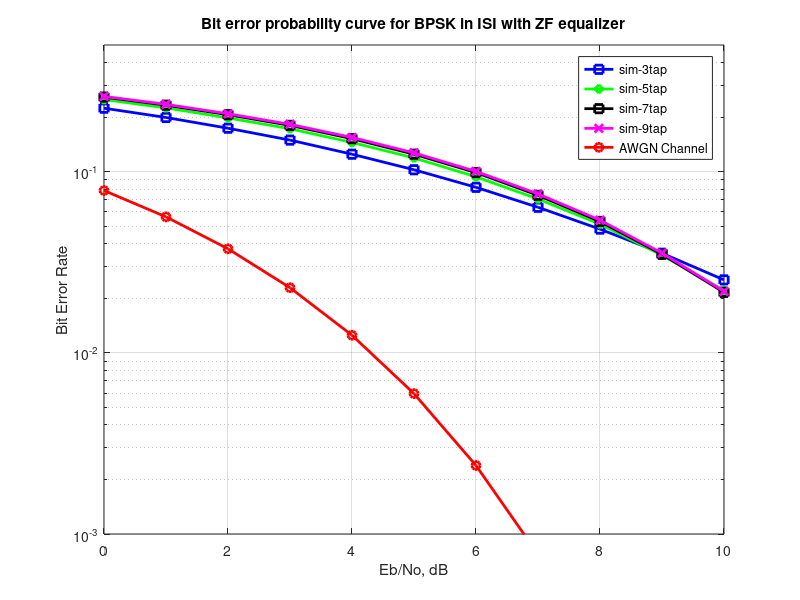

Write the MATLAB code that produced this figure.
%Task 3: Designing a zero-forcing (ZF) equalizer for a 3-tap multipath channel

seqLen = 10^6; % Length of the binary sequence
ebN0dBVals = 0:10; % multiple Eb/N0 values
numTaps = 4;
errCounts = zeros(numTaps, length(ebN0dBVals)); % Initialize error count

for idx_ebN0 = 1:length(ebN0dBVals)
    
    % Transmitter
    inputSeq = rand(1, seqLen) > 0.5; % Generating a random binary sequence
    modSignal = 2 * inputSeq - 1; % BPSK modulation 0 -> -1; 1 -> +1
    
    % Channel model, multipath channel
    numPaths = 3;
    channelResp = [0.3 0.9 0.4];
    
    channelOut = conv(modSignal, channelResp);
    noiseVec = 1/sqrt(2) * [randn(1, seqLen + length(channelResp) - 1) + 1j * randn(1, seqLen + length(channelResp) - 1)]; % White Gaussian noise, 0dB variance
    
    % Noise addition
    receivedSignal = channelOut + 10^(-ebN0dBVals(idx_ebN0) / 20) * noiseVec; % Additive white Gaussian noise
    
    for idx_tap = 1:numTaps
        respLen = length(channelResp);
        hMat = toeplitz([channelResp(2:end), zeros(1, 2 * idx_tap + 1 - respLen + 1)], [channelResp(2:-1:1), zeros(1, 2 * idx_tap + 1 - respLen + 1)]);
        
        diracSeq = zeros(1, 2 * idx_tap + 1);
        diracSeq(idx_tap + 1) = 1;
        
        coeff = inv(hMat) * diracSeq.';
        
        % Matched filter
        filtSignal = conv(receivedSignal, coeff);
        filtSignal = filtSignal(idx_tap + 2:end);
        filtSignal = conv(filtSignal, ones(1, 1)); % Convolution
        sampledSig = filtSignal(1:1:seqLen); % Sampling at time T
        
        % Receiver - hard decision decoding
        decodedSeq = real(sampledSig) > 0;
        
        % Counting the errors
        errCounts(idx_tap, idx_ebN0) = sum(inputSeq ~= decodedSeq);
    end
end

simBER = errCounts / seqLen; % Simulated BER
theoryBER = 0.5 * erfc(sqrt(10.^(ebN0dBVals / 10))); % Theoretical BER

% Plot
close all
figure
semilogy(ebN0dBVals, simBER(1,:), 'bs-', 'Linewidth',2);
hold on
semilogy(ebN0dBVals, simBER(2,:), 'gd-', 'Linewidth',2);
semilogy(ebN0dBVals, simBER(3,:), 'ks-', 'Linewidth',2);
semilogy(ebN0dBVals, simBER(4,:), 'mx-', 'Linewidth',2);
semilogy(ebN0dBVals, theoryBER, 'ro-', 'Linewidth',2);
axis([0 10 10^-3 0.5])
grid on

%legend('sim-3tap', 'sim-5tap', 'sim-7tap', 'sim-9tap');
legend('sim-3tap', 'sim-5tap', 'sim-7tap', 'sim-9tap','AWGN Channel');
xlabel('Eb/No, dB');
ylabel('Bit Error Rate');
title('Bit error probability curve for BPSK in ISI with ZF equalizer');
